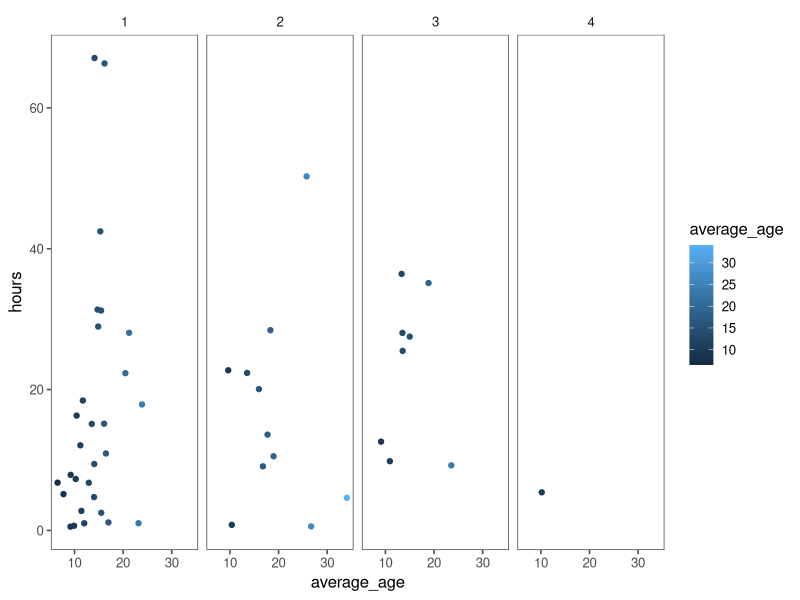
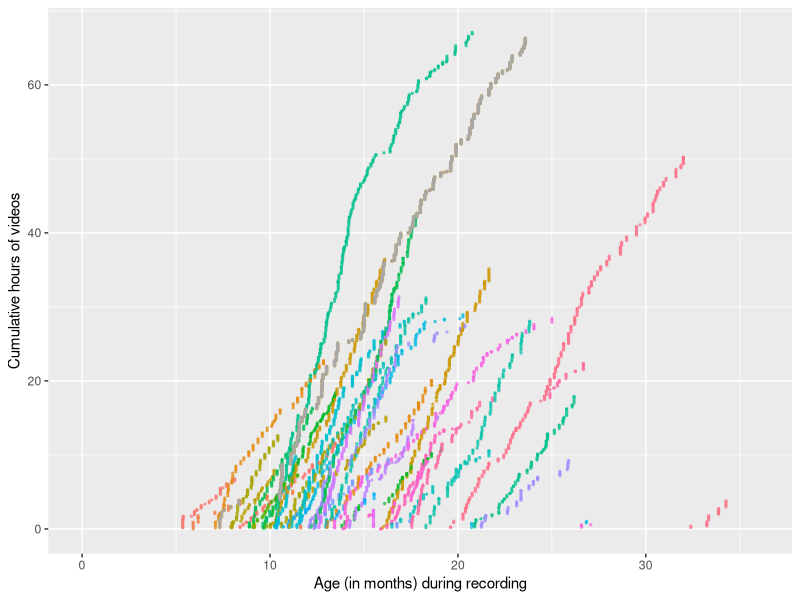
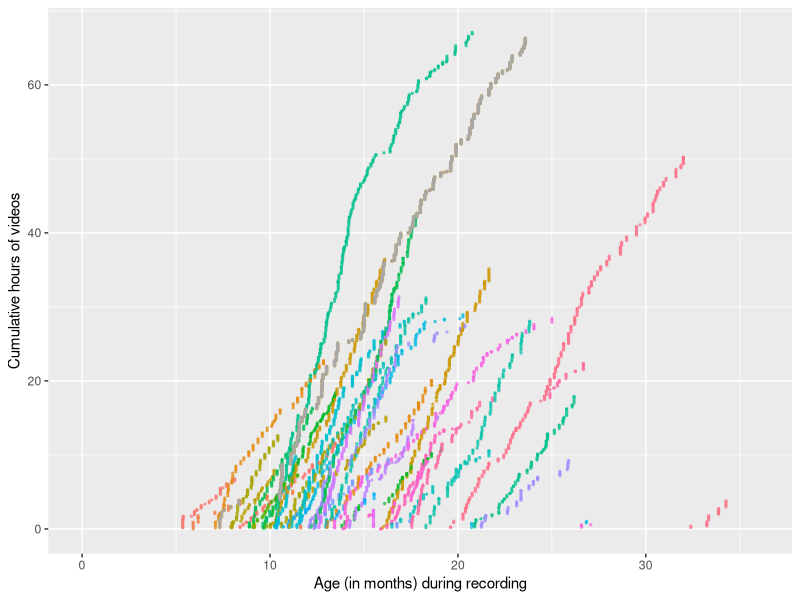

Write R code to recreate these figures, in order.
## ---- chunk 1
library(tidyverse)
library(here)
library(ggthemes)
library(knitr)
## ---- chunk 2
merged = read_csv(file=here::here('data/merged_dataset_with_descriptives.csv'))
## ---- chunk 3
duration_statistics <- merged %>%
  group_by(cohort) %>%
  filter(!is.na(duration)) %>%
  summarize(minutes = sum(duration)/60, hours = minutes /60, subjects = length(unique(subject_id))) %>%
  kable()

## ---- chunk 4
bv_home = merged %>%
  filter(cohort != 'ego-single') %>%
  filter(!is.na(duration)) %>%
  summarize(minutes = sum(duration)/60, hours = minutes /60, subjects = length(unique(subject_id))) %>%
  kable()
## ---- chunk 5
language_data <- merged %>%
  group_by(cohort, subject_id, num_lang) %>%
  summarize(subjects = length(unique(subject_id)), minutes = sum(duration)/60, hours = minutes/60, average_age = mean(age_in_months)) 
## ---- chunk 6
ggplot(language_data, aes(x=average_age, y=hours, col=average_age)) +
  geom_point() +
  facet_grid(~num_lang) +
  theme_few()
## ---- chunk 7
hours_by_subject <- merged %>% 
  group_by(subject_id) %>%
  summarize(num_hours = (sum(duration, na.rm=TRUE)/60)/60) %>%
  arrange(-num_hours) 

hours_by_subject
## ---- chunk 8
main_plot_age_bin <- merged %>%
  mutate(duration_in_minutes = duration/60) %>%
  group_by(subject_id, cohort) %>%
  arrange(age_in_months) %>%
  mutate(minutes_cumulative = cumsum(duration_in_minutes)) %>%
  select(subject_id, minutes_cumulative, age_in_months)
## ---- chunk 9
ggplot(main_plot_age_bin, aes(x=age_in_months, y=minutes_cumulative/60, col=subject_id)) +
  geom_point(alpha=.6, size=.5) +
  geom_point(data = main_plot_age_bin %>% filter(cohort=='ego_single'), alpha=.6, size=.5, color='darkgrey') +
  theme(legend.position='right') +
  ylab('Cumulative hours of videos') +
  xlab('Age (in months) during recording')  +
  theme(legend.position = 'none') +
  xlim(0,36) 
  # facet_wrap(~cohort)

ggsave('age_by_duration.pdf', width=4, units='in')
